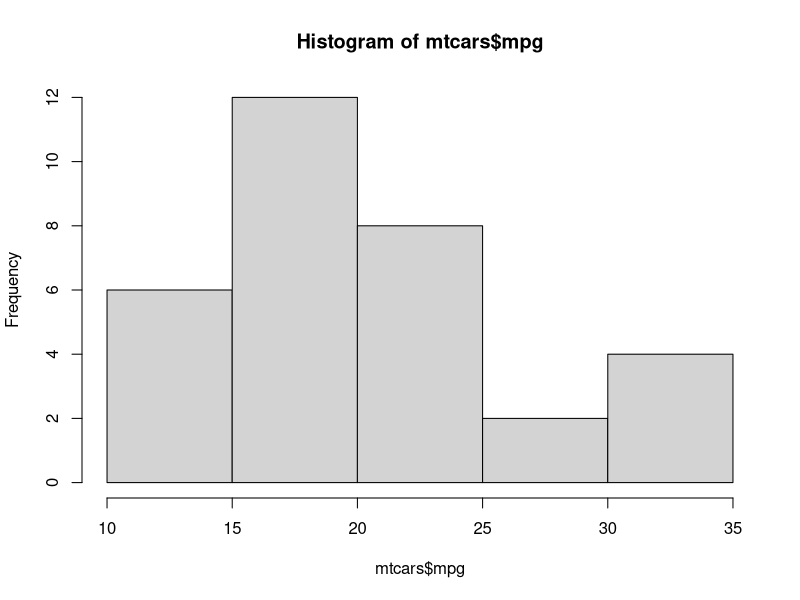
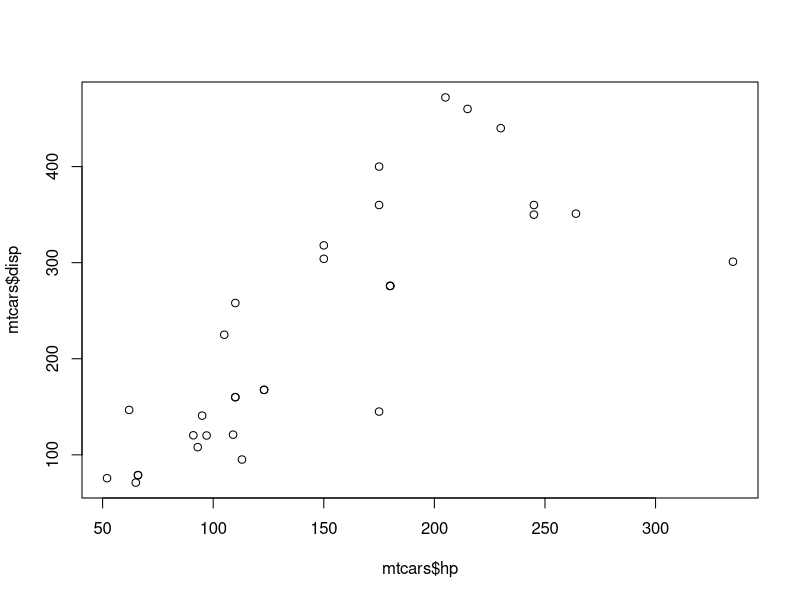

These figures' R source, in order:
library(tidyverse)

getwd() #Gets the current directory and returns it to the console

list.files() #Returns all the files in the current working directory

num1 <- 9 #Assigns "num1" a value of 9
rm(num1) #Removes the variable "num1" from the environment

num1 = 9 #Another way to assign "num1" a value of 9

num1 #Prints the value of num1 to the console

class(num1) #Returns the class of the value being stored in num1
typeof(num1) #Returns the type of value (within its umbrella class) being stored in num1 (always a double by default)

num2 = 3.75
num2
typeof(num2)

num2 = 4L #Assigns num2 a specific integer value of 4
typeof(num2)

as.integer(num2) #Casts the value being stored in num2 as an explicit integer

num2 <- as.integer(num2)

num3 <- 3i #Complex Data Type (useful in things like mathematical formulas)
num3

num2 + num3

num2 * 9 + num3

married <- TRUE #Boolean Data Type
married
!married #Negates value stored in "married"
married <- FALSE
married

myString <- "Adam Albina" #Character Data Type (functionally the same as a String)
myString

typeof(myString)

length(myString) #DO NOT USE (useful only in returning the length of a matrix)
str_length(myString) #Returns actual length of a string
str_to_lower(myString) #Casts all characters in "myString" to lower case (result not stored)
str_to_upper(myString) #Casts all characters in "myString" to upper case (result not stored)

myVector <- c(1, 2, 3, 4) #Creates a vector (acts just like an array in Java); "c(...)" is the combine function
myVector

myVector <- c(1:10, c(20:40))
myVector

myVector <- c(1:4)
myVector + 10
myVector2 <- myVector + 10
rm(myVector2)

myList <- list(1:3) #Lists can store any number of different types of variables at once (vectors can only ever store 1 data type at a time) 

myList <- list(c(1:3), "A", "B", "C", "Baby you and Me") #Lists are not flattened (unlike Vectors)

attr(myList, "type_attribute") <- "This is a list" #Attributes store metadata about the data
myList

vec1<-(c(a=1, b=2, c=3))
vec1
vec1 <- vec1 + 10
vec1

vec1<-1:3; names(vec1) <- c("a", "b", "c") #"Names" assigns columns metadata in vectors
vec1

myFactor <- c("Graduate", "Undergraduate", "High School", "GED")
myFactor

myFactor <- as.factor(myFactor)

myFactor[4] <- "Middle School" #Returns Error because "Middle School" isn't a pre-established level/factor

m <- matrix(1:100, nrow = 10, ncol = 10) #Matrix (assigned as 10 x 10 block) given values 1 - 100
dim(m) #Returns the dimensions of Matrix m

myMatrix <- matrix(1:12, nrow = 4, ncol=3)
length(myMatrix)

nrow(myMatrix) #Returns number of rows that myMatrix has
ncol(myMatrix) #Returns number of columns that myMatrix has

colnames(myMatrix) <- c("One", "Two", "Three") #Assigns the names of the columns in myMatrix
rownames(myMatrix) <- c("Row1", "Row2", "Row3", "Row4") #Assigns the names of the rows in myMatrix
myMatrix

m<-matrix(rnorm(100, mean = 50, sd=10), nrow=10) #Creates a matrix containing a random assortment of numbers falling within the 1-100 range with a mean of 50 and standard deviation of 10
m

m[9,9] #Returns data element in the "m" matrix at spot (9,9)

m[9,9] <- NA #The data at point (9,9) in Matrix "m" is set equal to missing (NA)
m

missing <- is.na(m) #Checks to see if any data in the Matrix "m" is missing
missing

summary(m) #Gives the mean, median, minimum, maximum, [etc] of the given data set (also quickly tells you if there is any data missing in the data set)

df <- data.frame(x=c("red", "white", "white", "red", "red", "red"), y = c(80, 83, 94, 83, 79, 95)) #Data Frame (most common data structure in R)
view(df)
summary(df)

colnames(df)<-c("type", "rating") #Assigns column names of the data frame
df$type<-as.factor(df$type)
summary(df)

view(mtcars)
help(mtcars)
mtcars$mpg
hist(mtcars$mpg) #Creates a histogram using the mtcars mpg data
plot(mtcars$hp, mtcars$disp) #Creates Scatterplot
